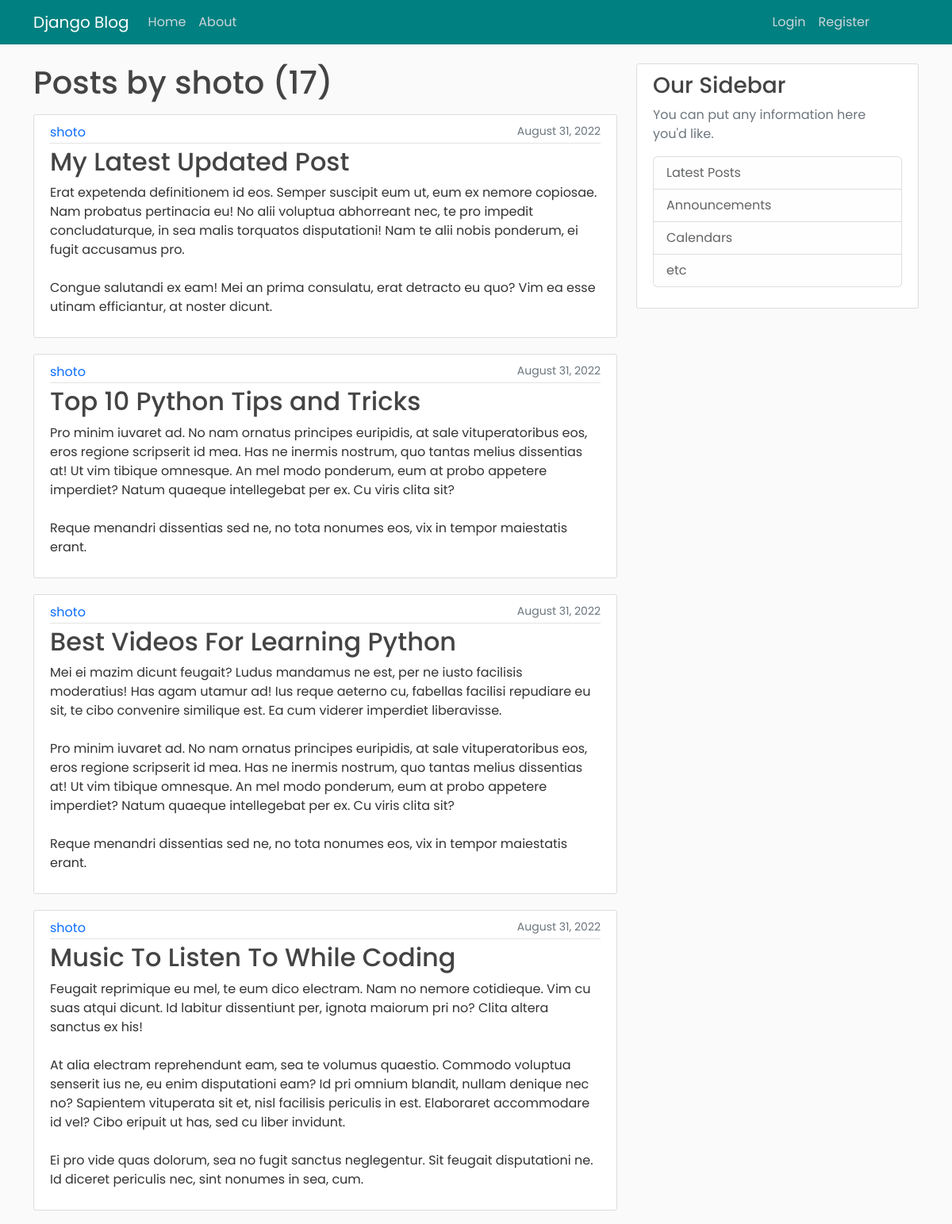
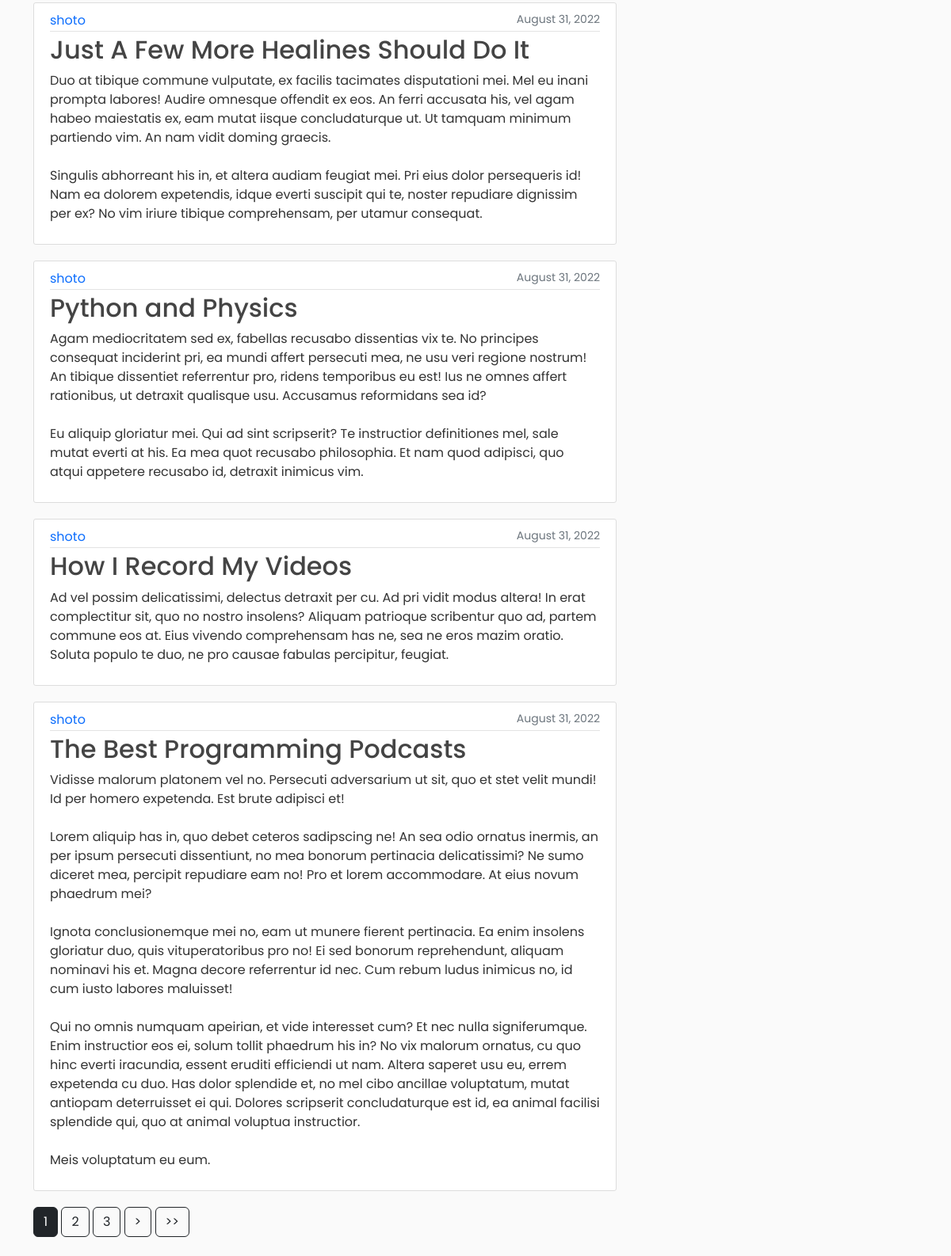
Page /user/shoto on the committed database (2 pictures, top to bottom).
### blog/models.py (models this page shows, shortened)
class Post(models.Model):
    title = models.CharField(max_length=200)
    content = models.TextField()
    date_posted = models.DateTimeField(default=timezone.now)
    author = models.ForeignKey(User, on_delete=models.CASCADE)

### blog/views.py (the view)
# urls.py: path('user/<str:username>', UserArticleListView.as_view(), name="user-posts"),
class UserArticleListView(ListView):
    model = Post
    template_name = 'blog/user_posts.html'
    context_object_name = 'posts'
    paginate_by = 8
    def get_queryset(self):
        user = get_object_or_404(User, username=self.kwargs.get('username'))
        return Post.objects.filter(author=user).order_by('-date_posted')

### blog/templates/blog/user_posts.html (shortened to what this page needs)
{% extends "blog/base.html" %}
{% block content %}
    <h1 class="mb-3">Posts by {{ view.kwargs.username }} ({{ page_obj.paginator.count }})</h1>
    {% for post in posts %}
        <article class="media content-section">
            <div class="article-metadata">
                <div class="article-head">
                    <a class="mr-2" href="{% url 'user-posts' post.author.username %}">{{ post.author }}</a>
                    <small class="text-muted">{{ post.date_posted|date:"F d, Y" }}</small>
                </div>
            </div>
            <h2><a class="article-title" href="{% url 'post-detail' post.id %}">{{ post.title }}</a></h2>
            <p class="article-content">{{ post.content }}</p>
        </article>
    {% endfor %}
    {% if is_paginated %}
        {% for num in page_obj.paginator.page_range %}
            {% if page_obj.number == num %}
                <a class="btn btn-dark mb-4" href="?page={{ num }}">{{ num }}</a>
            {% elif num > page_obj.number|add:'-3' and num < page_obj.number|add:'3' %}
                <a class="btn btn-outline-dark mb-4" href="?page={{ num }}">{{ num }}</a>
            {% endif %}
        {% endfor %}
        {% if page_obj.has_next %}
            <a class="btn btn-outline-dark mb-4" href="?page={{ page_obj.next_page_number }}">></a>
            <a class="btn btn-outline-dark mb-4" href="?page={{ page_obj.paginator.num_pages }}">>></a>
        {% endif %}
    {% endif %}
{% endblock content %}

### blog/templates/blog/base.html (shortened to what this page needs)
{% load static %}
<!DOCTYPE html>
<html lang="en">
<head>
    <link href="https://cdn.jsdelivr.net/npm/bootstrap@5.2.0/dist/css/bootstrap.min.css" rel="stylesheet">
    <link rel="stylesheet" href="{% static 'blog/main.css' %}">
</head>
<body>
    <header class="site-header">
        <nav class="navbar navbar-expand-md navbar-dark bg-steel fixed-top">
            <div class="container">
                <a class="navbar-brand mr-4" href="{% url 'blog-home' %}">Django Blog</a>
                <div class="collapse navbar-collapse" id="navbarToggle">
                    <div class="navbar-nav mr-auto">
                        <a class="nav-item nav-link" href="{% url 'blog-home' %}">Home</a>
                        <a class="nav-item nav-link" href="{% url 'blog-about' %}">About</a>
                    </div>
                    <div class="navbar-nav nav-right">
                        {% if user.is_authenticated %}
                            <a class="nav-item nav-link" href="{% url 'post-create' %}">New Post</a>
                            <a class="nav-item nav-link" href="{% url 'profile' %}">Profile</a>
                            <a class="nav-item nav-link" href="{% url 'logout' %}">Logout</a>
                        {% else %}
                            <a class="nav-item nav-link" href="{% url 'login' %}">Login</a>
                            <a class="nav-item nav-link" href="{% url 'register' %}">Register</a>
                        {% endif %}
                    </div>
                </div>
            </div>
        </nav>
    </header>
    <main role="main" class="container">
        <div class="row">
            <div class="col-md-8">
                {% block content %}{% endblock %}
            </div>
            <div class="col-md-4">
                <div class="content-section">
                    <h3>Our Sidebar</h3>
                    <p class='text-muted'>You can put any information here you'd like.
                    <ul class="list-group">
                        <li class="list-group-item list-group-item-light">Latest Posts</li>
                        <li class="list-group-item list-group-item-light">Announcements</li>
                        <li class="list-group-item list-group-item-light">Calendars</li>
                        <li class="list-group-item list-group-item-light">etc</li>
                    </ul>
                    </p>
                </div>
            </div>
        </div>
    </main>
</body>
</html>

### blog/static/blog/main.css (style rules this page uses)
* { font-family: 'Poppins', sans-serif; margin: 0; padding: 0; }
body { background: #fafafa; color: #333333; margin-top: 5rem; }
h1, h2, h3, h4, h5, h6 { color: #444444; }
ul { margin: 0; }
.bg-steel { background-color: teal; }
.site-header .navbar-nav .nav-link { color: #cbd5db; }
.nav-right { position: absolute; right: 8%; }
.content-section { background: #ffffff; padding: 10px 20px; border: 1px solid #dddddd; border-radius: 3px; margin-bottom: 20px; }
.article-title { color: #444444; text-decoration: none; }
.article-content { white-space: pre-line; }
.article-metadata { padding-bottom: 1px; margin-bottom: 4px; border-bottom: 1px solid #e3e3e3; flex-grow: 1; }
.article-metadata a { text-decoration: none; }
.article-head { display: flex; justify-content: space-between; }
.media { display: flex; flex-direction: column; }

### rows in the picture
Post: author "shoto", date_posted "August 31, 2022", title "My Latest Updated Post", content "Erat expetenda definitionem id eos. Semper suscipit eum ut, eum ex nemore copiosae. Nam probatus pertinacia eu! No alii voluptua abhorreant nec, te pro impedit concludaturque, in sea malis torquatos disputationi! Nam te alii nobis ponderum, ei fugit accusamus pro. Congue salutandi ex eam! Mei an prima consulatu, erat detracto eu quo? Vim ea esse utinam efficiantur, at noster dicunt."
Post: author "shoto", date_posted "August 31, 2022", title "Top 10 Python Tips and Tricks", content "Pro minim iuvaret ad. No nam ornatus principes euripidis, at sale vituperatoribus eos, eros regione scripserit id mea. Has ne inermis nostrum, quo tantas melius dissentias at! Ut vim tibique omnesque. An mel modo ponderum, eum at probo appetere imperdiet? Natum quaeque intellegebat per ex. Cu viris clita sit? Reque menandri dissentias sed ne, no tota nonumes eos, vix in tempor maiestatis erant."
Post: author "shoto", date_posted "August 31, 2022", title "Best Videos For Learning Python", content "Mei ei mazim dicunt feugait? Ludus mandamus ne est, per ne iusto facilisis moderatius! Has agam utamur ad! Ius reque aeterno cu, fabellas facilisi repudiare eu sit, te cibo convenire similique est. Ea cum viderer imperdiet liberavisse. Pro minim iuvaret ad. No nam ornatus principes euripidis, at sale vituperatoribus eos, eros regione scripserit id mea. Has ne inermis nostrum, quo tantas melius dissentias at! Ut vim tibique omnesque. An mel modo ponderum, eum at probo appetere imperdiet? Natum quaeque intellegebat per ex. Cu viris clita sit? Reque menandri dissentias sed ne, no tota nonumes eos, vix in tempor maiestatis erant."
Post: author "shoto", date_posted "August 31, 2022", title "Music To Listen To While Coding", content "Feugait reprimique eu mel, te eum dico electram. Nam no nemore cotidieque. Vim cu suas atqui dicunt. Id labitur dissentiunt per, ignota maiorum pri no? Clita altera sanctus ex his! At alia electram reprehendunt eam, sea te volumus quaestio. Commodo voluptua senserit ius ne, eu enim disputationi eam? Id pri omnium blandit, nullam denique nec no? Sapientem vituperata sit et, nisl facilisis periculis in est. Elaboraret accommodare id vel? Cibo eripuit ut has, sed cu liber invidunt. Ei pro vide quas dolorum, sea no fugit sanctus neglegentur. Sit feugait disputationi ne. Id diceret periculis nec, sint nonumes in sea, cum."
Post: author "shoto", date_posted "August 31, 2022", title "Just A Few More Healines Should Do It", content "Duo at tibique commune vulputate, ex facilis tacimates disputationi mei. Mel eu inani prompta labores! Audire omnesque offendit ex eos. An ferri accusata his, vel agam habeo maiestatis ex, eam mutat iisque concludaturque ut. Ut tamquam minimum partiendo vim. An nam vidit doming graecis. Singulis abhorreant his in, et altera audiam feugiat mei. Pri eius dolor persequeris id! Nam ea dolorem expetendis, idque everti suscipit qui te, noster repudiare dignissim per ex? No vim iriure tibique comprehensam, per utamur consequat."
Post: author "shoto", date_posted "August 31, 2022", title "Python and Physics", content "Agam mediocritatem sed ex, fabellas recusabo dissentias vix te. No principes consequat inciderint pri, ea mundi affert persecuti mea, ne usu veri regione nostrum! An tibique dissentiet referrentur pro, ridens temporibus eu est! Ius ne omnes affert rationibus, ut detraxit qualisque usu. Accusamus reformidans sea id? Eu aliquip gloriatur mei. Qui ad sint scripserit? Te instructior definitiones mel, sale mutat everti at his. Ea mea quot recusabo philosophia. Et nam quod adipisci, quo atqui appetere recusabo id, detraxit inimicus vim."
Post: author "shoto", date_posted "August 31, 2022", title "How I Record My Videos", content "Ad vel possim delicatissimi, delectus detraxit per cu. Ad pri vidit modus altera! In erat complectitur sit, quo no nostro insolens? Aliquam patrioque scribentur quo ad, partem commune eos at. Eius vivendo comprehensam has ne, sea ne eros mazim oratio. Soluta populo te duo, ne pro causae fabulas percipitur, feugiat."
Post: author "shoto", date_posted "August 31, 2022", title "The Best Programming Podcasts", content "Vidisse malorum platonem vel no. Persecuti adversarium ut sit, quo et stet velit mundi! Id per homero expetenda. Est brute adipisci et! Lorem aliquip has in, quo debet ceteros sadipscing ne! An sea odio ornatus inermis, an per ipsum persecuti dissentiunt, no mea bonorum pertinacia delicatissimi? Ne sumo diceret mea, percipit repudiare eam no! Pro et lorem accommodare. At eius novum phaedrum mei? Ignota conclusionemque mei no, eam ut munere fierent pertinacia. Ea enim insolens gloriatur duo, quis vituperatoribus pro no! Ei sed bonorum reprehendunt, aliquam nominavi his et. Magna decore referrentur id nec. Cum rebum ludus inimicus no, id cum iusto labores maluisset! Qui no omnis numquam…"

### other values in the picture
{{ view.kwargs.username }} "shoto"
{{ page_obj.paginator.count }} "17"
{{ num }} "1"
{{ num }} "2" "3"
